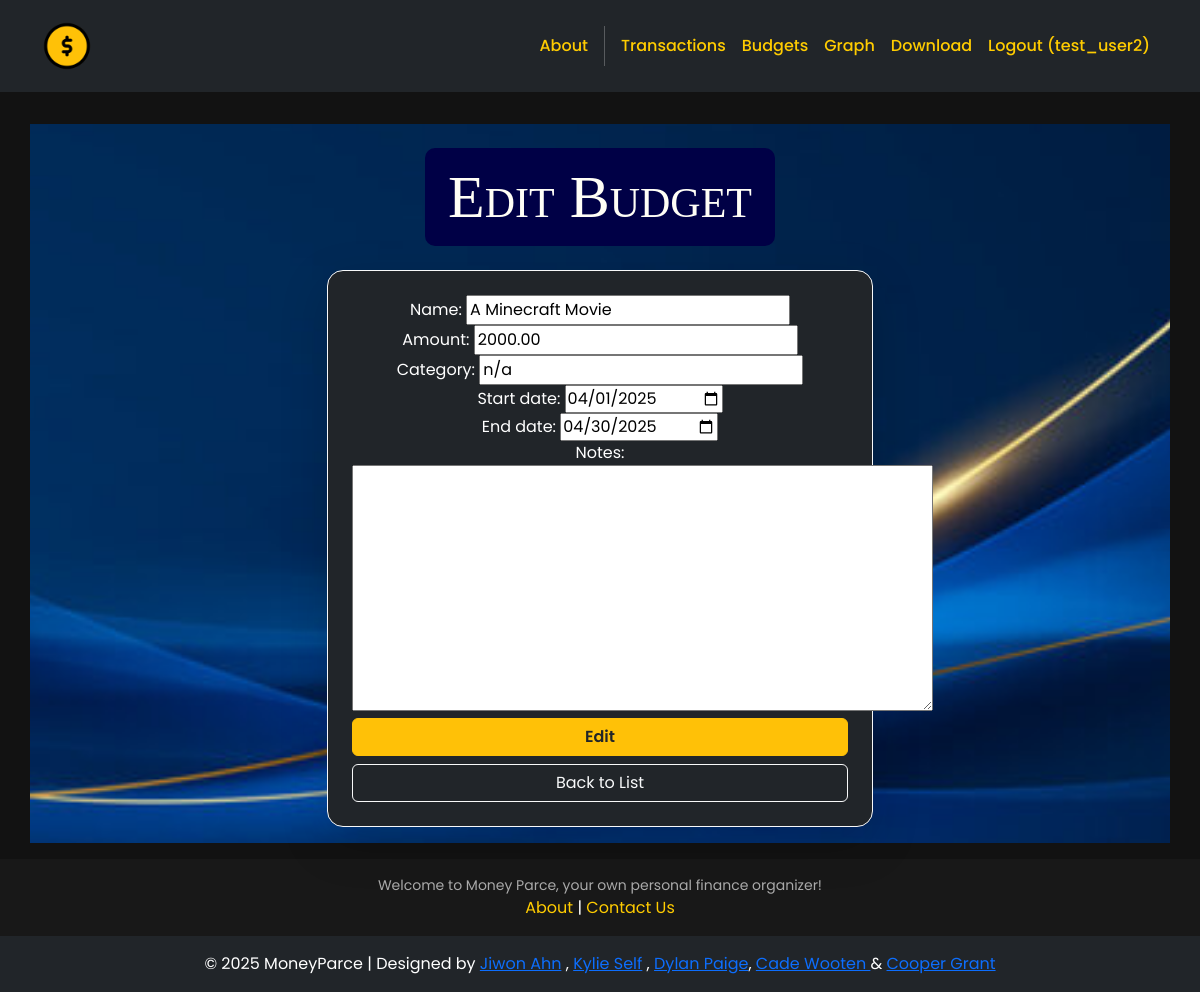
Page /budgets/edit/8/ (signed in) on the committed database.
### budgets/models.py (models this page shows, shortened)
class Budget(models.Model):
    name = models.CharField(max_length=100)
    amount = models.DecimalField(max_digits=10, decimal_places=2)
    category = models.CharField(max_length=50)
    start_date = models.DateField()
    end_date = models.DateField()
    notes = models.TextField(blank=True)
    user = models.ForeignKey(User, on_delete=models.CASCADE)

### budgets/views.py (the view)
# urls.py: path('edit/<int:budget_id>/', views.edit_budget, name='edit_budget'),
def edit_budget(request, budget_id):
    budget = get_object_or_404(Budget, id=budget_id)
    if request.method == 'POST':
        form = BudgetForm(request.POST, instance=budget)
        if form.is_valid():
            form.save()
            return redirect('budget_list')
    else:
        form = BudgetForm(instance=budget)
    return render(request, 'budgets/budget_form.html', {'form': form, 'action': 'Edit'})

### budgets/forms.py (shortened to what this page needs)
class BudgetForm(forms.ModelForm):
    class Meta:
        model = Budget
        fields = ['name', 'amount', 'category', 'start_date', 'end_date', 'notes']
        widgets = {
            'start_date': forms.DateInput(attrs={'type': 'date'}),
            'end_date': forms.DateInput(attrs={'type': 'date'}),
        }

### budgets/templates/budgets/budget_form.html (shortened to what this page needs)
{% extends 'base.html' %}
{% block content %}
<div class="p-3">
  <div class="container">
    <div class="row mt-3">
      <div class="col-md-6 mx-auto mb-3">
        <br>
        <h2>{{ action }} Budget</h2>
        <br>
        <br>
        <div class="card shadow-lg p-4 bg-dark text-white border-light rounded-4">
          <form method="post">
            {{ form.as_p }}
            <div class="d-grid gap-2">
              <button class="btn btn-warning text-dark fw-semibold" type="submit">{{ action }}</button>
              <a href="{% url 'budget_list' %}" class="btn btn-outline-light">Back to List</a>
            </div>
          </form>
        </div>
      </div>
    </div>
  </div>
</div>
{% endblock %}

### moneyparce/templates/base.html (shortened to what this page needs)
<!DOCTYPE html>
<html>
  {% load static %}
  <head>
    <link href="https://cdn.jsdelivr.net/npm/bootstrap@5.3.3/dist/css/bootstrap.min.css" rel="stylesheet">
    <link href="https://cdnjs.cloudflare.com/ajax/libs/font-awesome/6.1.1/css/all.min.css" rel="stylesheet">
    <link href="https://cdn.jsdelivr.net/npm/bootstrap-icons@1.10.5/font/bootstrap-icons.css" rel="stylesheet">
    <link rel="stylesheet" type="text/css" href="{% static 'css/style.css' %}">
  </head>
  <body>
    <nav class="p-3 navbar navbar-dark bg-dark navbar-expand-lg">
      <div class="container">
        <a class="navbar-brand" href="{% url 'home.index' %}">
          <img src="{% static 'img/logo.png' %}" alt="Money Parce Logo" height="50" />
        </a>
        <div class="collapse navbar-collapse" id="navbarNavAltMarkup">
          <div class="navbar-nav ms-auto">
            <a class="nav-link" href="{% url 'home.about' %}">About</a>
            {% if user.is_authenticated %}
            <a class="nav-link" href="{% url 'transactions' %}">Transactions</a>
            <a class="nav-link" href="{% url 'budget_list' %}">Budgets</a>
            <a class="nav-link" href="{% url 'data.index' %}">Graph</a>
            <a class="nav-link" href="{% url 'download_data' %}">Download</a>
            <a class="nav-link"
              href="{% url 'accounts.logout' %}">Logout ({{user.username }})</a>
            {% endif %}
          </div>
        </div>
      </div>
    </nav>
    <div>
      {% block content %}
      {% endblock content %}
    </div>
    <footer class="p-3 ms-footer">
      <div class="container text-center">
        <p>Welcome to Money Parce, your own personal finance organizer!</p>
        <div>
          <a href="{% url 'home.about' %}">About</a> |
          <a href="mailto:info@moviesstore.com">Contact Us</a>
        </div>
      </div>
    </footer>
    <section class="p-3 ms-footer-bottom bg-dark text-center text-white">
      <span>© 2025 MoneyParce | Designed by <a href="https://www.linkedin.com/in/jiwon-ahn-a4a31b247/" target="_blank">Jiwon Ahn</a> , <a href="https://www.linkedin.com/in/kylie-self-315200290/" target="_blank">Kylie Self</a> , <a href="https://www.linkedin.com/in/dylan-paige-b95b6132b" target="_blank">Dylan Paige</a>, <a href="https://www.linkedin.com/in/cade-wooten-42a609322?utm_source=share&utm_campaign=share_via&utm_content=profile&utm_medium=android_app" target="_blank">Cade Wooten </a> & <a href="https://www.linkedin.com/in/coopergrant1/" target="_blank">Cooper Grant </a></span>
    </section>
    <link rel="stylesheet" href="https://www.gstatic.com/dialogflow-console/fast/df-messenger/prod/v1/themes/df-messenger-default.css">
  </body>
</html>

### moneyparce/static/css/style.css (style rules this page uses)
body { width: 100%; text-align: center; margin: auto; font-family: "Poppins", sans-serif; background-color: #121212; color: #ffffff; }
.bg-index, .row { background: url("/static/img/background.jpg") no-repeat center center fixed; background-size: cover; }
h2 { text-align: center; margin: auto; border: 3px solid rgb(0, 0, 70); border-radius: 10px; padding: 10px 20px; background-color: rgb(0, 0, 70); font-size: 60px; font-family: "Impact", fantasy; font-variant: small-caps; font-stretch: ultra-expanded; color: #FFFEF6; display: inline-block; }
p { width: 100%; text-align: center; margin: auto; color: #ffffff; }
.navbar a.nav-link { color: #ffcc00 !important; font-weight: 500; transition: color 0.3s ease-in-out; }
.ms-footer { background-color: #181818; padding: 30px 0; text-align: center; }
.ms-footer p { color: #aaaaaa; font-size: 14px; }
.ms-footer a { color: #ffcc00; text-decoration: none; }
.ms-footer, a:hover { color: #ffffff; }

### rows in the picture
Budget: name "A Minecraft Movie", amount "2000.00", category "n/a", start_date "04/01/2025", end_date "04/30/2025"

### other values in the picture
{{ user.username }} "test_user2"
{{ action }} "Edit"
